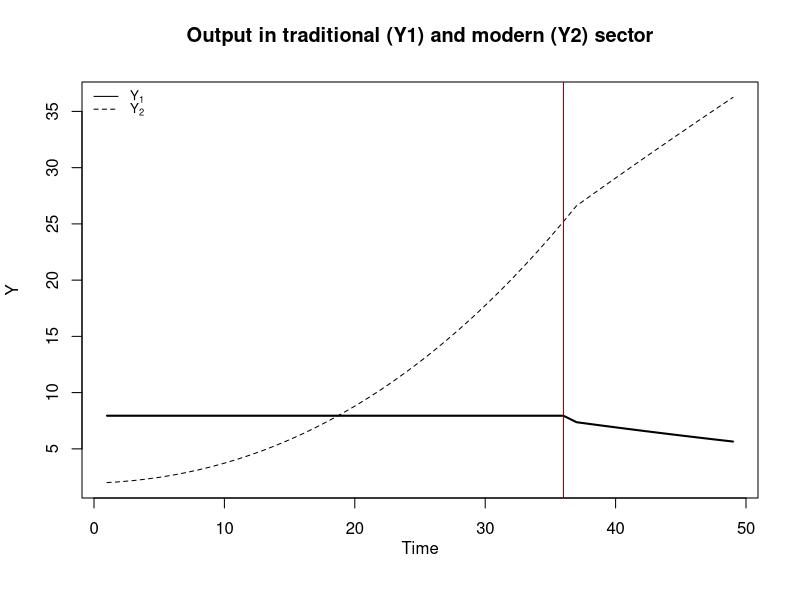
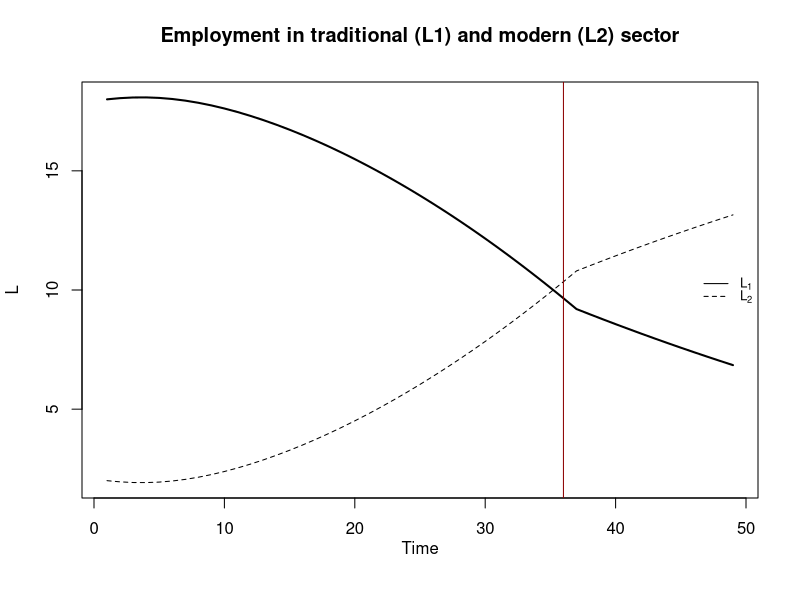
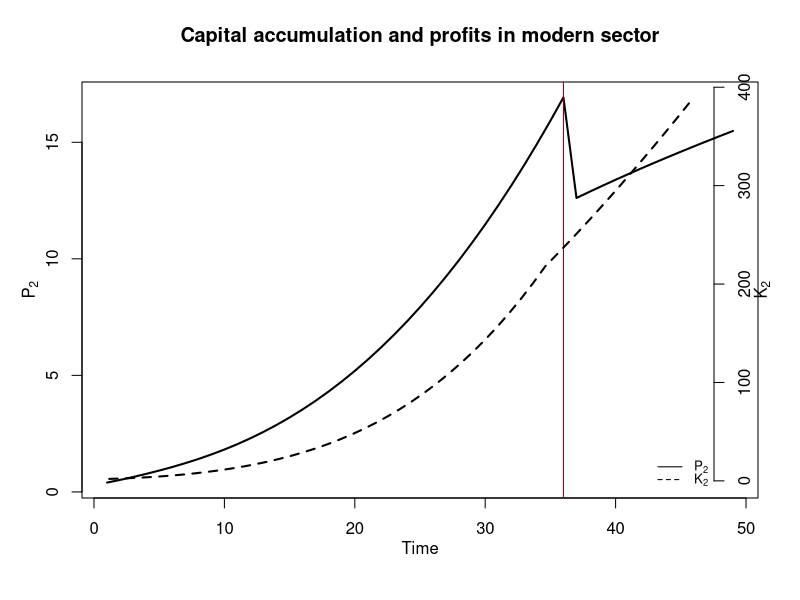
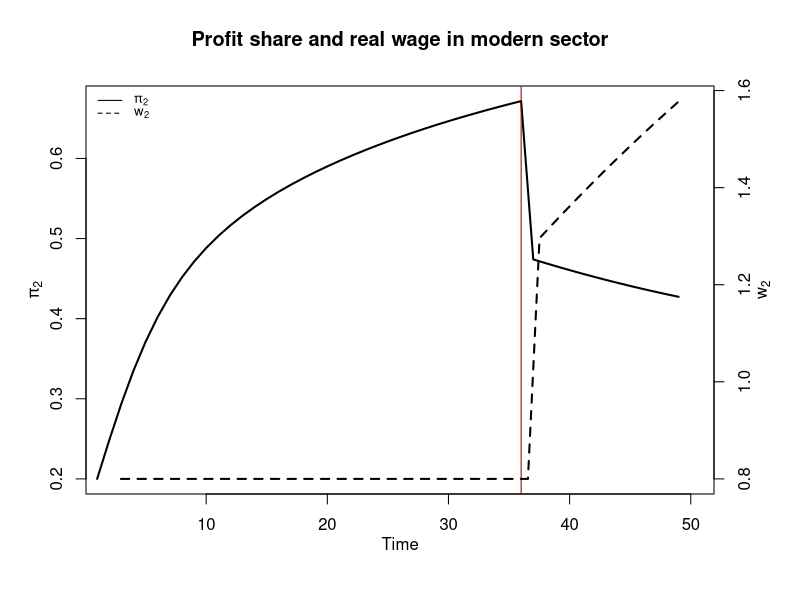
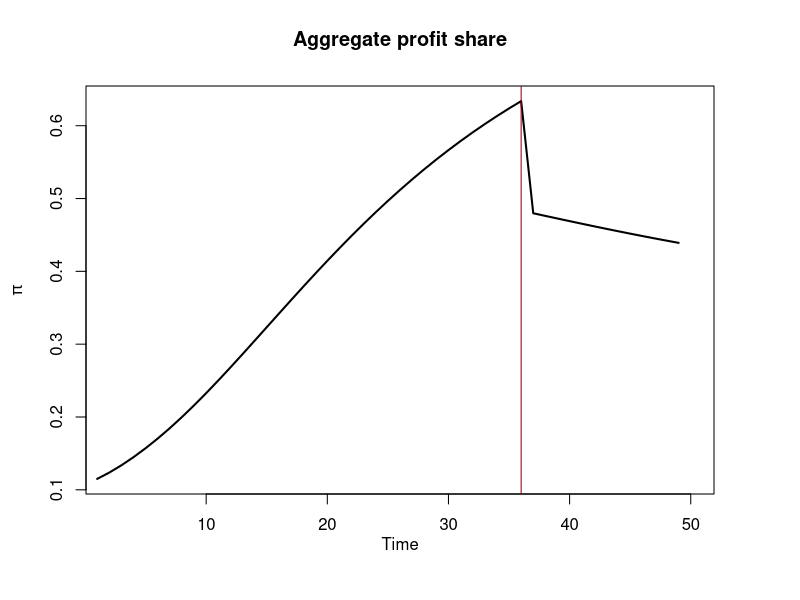
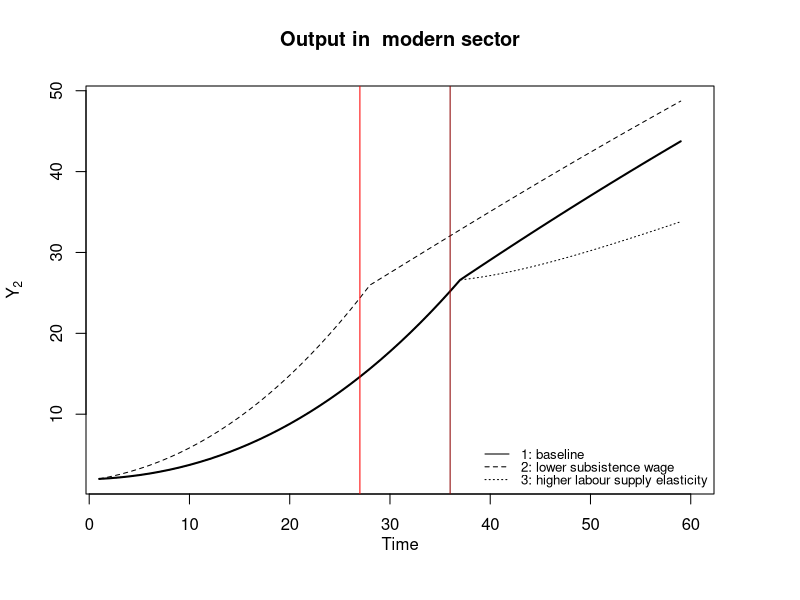
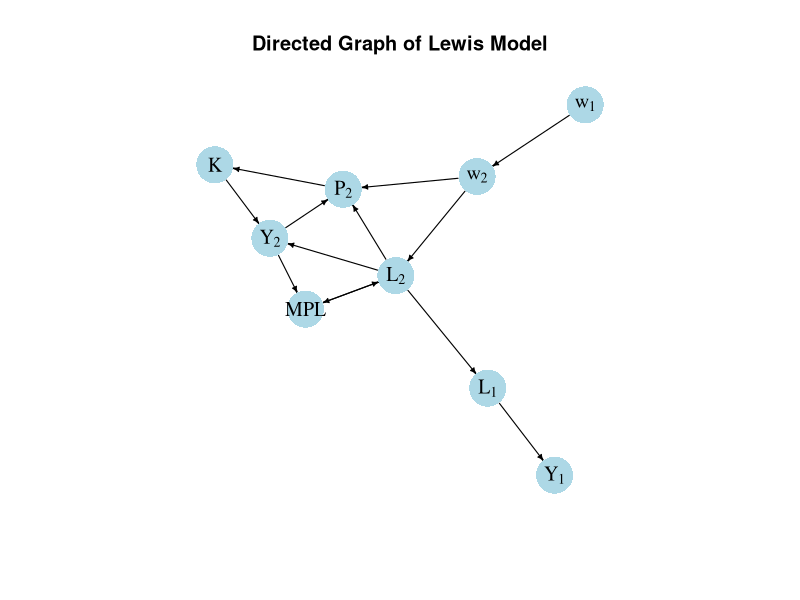

Generate these figures, in order, with R:
## ---- chunk 1
# Clear the environment
rm(list=ls(all=TRUE))

# Set number of periods
Q=250

# Set number of scenarios (including baseline)
S=3

# Set period in which shock/shift will occur
s=1

# Create (S x Q)-matrices that will contain the simulated data
Y1=matrix(data=1,nrow=S,ncol=Q) # Output in sector 1 (traditional)
Y2=matrix(data=1,nrow=S,ncol=Q) # Output in sector 2 (modern)
L1=matrix(data=1,nrow=S,ncol=Q) # employment in sector 1
L2=matrix(data=1,nrow=S,ncol=Q) # employment in sector 2
w2=matrix(data=1,nrow=S,ncol=Q) # real wage sector 2
MPL2 = matrix(data=1, nrow=S, ncol=Q) # marginal product of labour in sector 2
K=matrix(data=1,nrow=S,ncol=Q) # capital stock (only in sector 2)
P2=matrix(data=1,nrow=S,ncol=Q) #  profits in sector 2

# Set fixed parameter values
alpha=0.9 # labour elasticity of output, sector 1
rho=1     # wage premium
L=20      # total labour supply (exogenous)
lambda=10 # employment at which MPL in sector 1 becomes zero
beta=0.7  # labour elasticity of output, sector 2
delta = 0.5  # sensitivity of employment in sector 2 to deviation of MPL2 from w2

# Set baseline parameter values
w1=matrix(data=0.4,nrow=S,ncol=Q) # subsistence real wage sector 1
gamma=matrix(data=0.12, nrow=S, ncol=Q) # labour supply coefficient, sector 2

# Set parameter values for different scenarios
w1[2,s:Q]=0.3         # scenario 2: fall in subsistence wage
gamma[3,s:Q]=0.17     # scenario 3: rise in labour supply elasticity

# Create vectors that will record when the turning point occurs and when the simulation ends
tp = rep(NA, S)
end = rep(NA, S)

# Initialise such that there is surplus labour (L1 > lambda)
L1[,1]= 0.9*L
L2[,1]= L - L1[,1]

# Simulate the model by looping over T time periods for S different scenarios
for (i in 1:S){
  
  # Create flag that will be set to TRUE when the turning point has been reached
  cond = FALSE
  
  # Inititalise time index
  t = 2
  
  # Run the model as long as the number of periods Q hasn't been reached yet and employment in sector 1 is positive 
  while (t <= Q && L1[i, t-1] > 0) {
    
   for (iterations in 1:1000){ 
      
      ## Model equations
      # Output sector1 and wages sector 2
      if (!cond && L1[i, t-1] > lambda) {
      Y1[i,t] = lambda^alpha
      w2[i,t]= w1[i,t]*(1 + rho)
      }
      else{
      Y1[i,t] = (L1[i,t]^alpha)
      w2[i,t]= gamma[i,t]*L2[i,t]
      cond = TRUE # set the flag to TRUE once the condition is violated 
                  #(this prevents the iterations loop from getting trapped between the two conditions)
      }

      # Employment sector 1
      L1[i,t] = L - L2[i,t]
     
      # Output sector 2
      Y2[i,t]=(L2[i,t]^beta)*(K[i,t]^(1-beta))

      # MPL sector 2
      MPL2[i,t] = beta* (Y2[i, t]/L2[i, t]) 
            
      # Employment sector 2 
      L2[i,t] =L2[i, t-1] + delta*(MPL2[i,t-1] - w2[i,t-1])
      
      # Profits sector 2
      P2[i,t]=Y2[i,t] - w2[i,t]*L2[i,t]
      
      # Capital accumulation sector 2
      K[i,t]= K[i,t-1] + P2[i,t-1]

    } # close iterations loop
    
      if (L1[i, t] > lambda) {
        tp[i] = t # record when turning point occurs
      }
    
      if (L1[i, t] <= 0) {
        end[i] = t # record when L1 becomes non-positive, which terminates the simulation
      }
    
    # Update time index  
     t = t + 1

  } # close time loop
} # close scenarios loop

# Calculate profits in S1
P1=Y1 - w1*L1

#Calculate aggregate profit share 
PS=(P1 + P2)/(Y1 + Y2)

# Calculate sectoral profit shares
PS1=(P1)/(Y1)
PS2=(P2)/(Y2)

## ---- chunk 2
#| label: fig-output
#| fig-cap: Output in traditional (Y1) and modern (Y2) sector

# Set start and end periods for plots
Tmax=50
Tmin=2

#Output in the two sectors, baseline
plot(Y1[1, Tmin:Tmax],type="l", col=1, lwd=2, lty=1, xlab="", ylab="Y", ylim=range(Y1[1, Tmin:Tmax],Y2[1, Tmin:Tmax])) 
title(main="Output in traditional (Y1) and modern (Y2) sector", xlab = 'Time',cex=0.8 ,line=2)
lines(Y2[1, Tmin:Tmax],lty=2)
abline(v = tp[1], col = "darkred")
legend("topleft", legend=c(expression(Y[1]), expression(Y[2])),
       lty=1:2, cex=0.8, bty = "n", y.intersp=0.8)

## ---- chunk 3
#| label: fig-employment
#| fig-cap: Employment in traditional (L1) and modern (L2) sector

#Employment in the two sectors, baseline
plot(L1[1, Tmin:Tmax],type="l", col=1, lwd=2, lty=1, xlab="", ylab="L", ylim=range(L1[1, Tmin:Tmax],L2[1, Tmin:Tmax])) 
title(main="Employment in traditional (L1) and modern (L2) sector", xlab = 'Time',cex=0.8 ,line=2)
lines(L2[1, Tmin:Tmax],lty=2)
abline(v = tp[1], col = "darkred")
legend("right", legend=c(expression(L[1]), expression(L[2])),
       lty=1:2, cex=0.8, bty = "n", y.intersp=0.8)

## ---- chunk 4
#| label: fig-capacc
#| fig-cap: Capital accumulation and profits in modern sector

#Profits and capital accumulation in manufacturing, baseline
plot(P2[1, Tmin:Tmax],type="l", col=1, lwd=2, lty=1, xlab="", ylab="", ylim=range(P2[1, Tmin:Tmax])) 
title(main="Capital accumulation and profits in modern sector", ylab = expression(P[2]), xlab = 'Time', cex=0.8, line=2)
abline(v = tp[1], col = "darkred")
par(mar = c(5, 4, 4, 4) + 0.3)
par(new = TRUE)
plot(K[1, Tmin:Tmax],type="l", col=1, lwd=2, lty=2, font.main=1,cex.main=1,ylab = '', axes=FALSE,
     xlab = '',ylim = range(K[1, Tmin:Tmax]),cex.axis=1,cex.lab=0.75)
axis(side = 4, at = pretty(range(K[1, Tmin:Tmax])))  
mtext(expression(K[2]), side = 4, line = 2)
legend("bottomright", legend=c(expression(P[2]), expression(K[2])),
       lty=1:2, cex=0.8, bty = "n", y.intersp=0.8)

## ---- chunk 5
#| label: fig-wage
#| fig-cap: Real wage and profit share in modern sector

# Real wage and profit share in manufacturing
plot(PS2[1, Tmin:Tmax],type="l", col=1, lwd=2, lty=1, xlab="", ylab="", xlim=range(Tmin:Tmax), ylim=range(PS2[1, Tmin:Tmax])) 
title(main="Profit share and real wage in modern sector",ylab = expression(pi[2]), xlab = 'Time', cex=0.8, line=2)
abline(v = tp[1], col = "darkred")
par(mar = c(5, 4, 4, 4) + 0.3)
par(new = TRUE)
plot(w2[1, Tmin:Tmax],type="l", col=1, lwd=2, lty=2, font.main=1,cex.main=1,ylab = '', axes=FALSE, xlim=range(0:Tmax),
     xlab = '', ylim = range(w2[1, Tmin:Tmax]), cex.axis=1,cex.lab=0.75)
axis(side = 4, at = pretty(range(w2[1, Tmin:Tmax])))  
mtext(expression(w[2]), side = 4, line = 2)
legend("topleft", legend=c(expression(pi[2]), expression(w[2])),
       lty=1:2, cex=0.8, bty = "n", y.intersp=0.8)

## ---- chunk 6
#| label: fig-profshare
#| fig-cap: Aggregate profit share

# Aggregate profit share
plot(PS[1, Tmin:Tmax],type="l", col=1, lwd=2, lty=1, xlab="", ylab=expression(pi), xlim=range(Tmin:Tmax), ylim=range(PS[1, Tmin:Tmax])) 
title(main="Aggregate profit share",ylab = '', xlab = 'Time', cex=0.8, line=2)
abline(v = tp[1], col = "darkred")

## ---- chunk 7
#| label: fig-scen2
#| fig-cap: Output in modern sector under different scenarios

Tmax=60
plot(Y2[1, Tmin:Tmax],type="l", col=1, lwd=2, lty=1, xlim=range(Tmin:Tmax), xlab="", ylab=expression(Y[2]), ylim=range(Y2[1, Tmin:Tmax],Y2[2, Tmin:Tmax])) 
title(main="Output in  modern sector", xlab = 'Time',cex=0.8 ,line=2)
lines(Y2[2, Tmin:Tmax],lty=2)
lines(Y2[3, Tmin:Tmax],lty=3)
abline(v = tp[1], col = "darkred")
abline(v = tp[2], col = "red")
legend("bottomright", legend=c("1: baseline", "2: lower subsistence wage", "3: higher labour supply elasticity"),
       lty=1:3, cex=0.8, bty = "n", y.intersp=0.8)
## ---- chunk 8
## Create directed graph
# Construct auxiliary Jacobian matrix for 9 variables: 

#              Y1,Y2,L1,L2,w1,w2,P2,K, MPL2
M_mat=matrix(c(0, 0, 1, 0, 0, 0, 0, 0, 0,
               0, 0, 0, 1, 0, 0, 0, 1, 0,
               0, 0, 0, 1, 0, 0, 0, 0, 0, 
               0, 0, 0, 0, 0, 1, 0, 0, 1, 
               0, 0, 0, 0, 0, 0, 0, 0, 0,
               0, 0, 0, 0, 1, 0, 0, 0, 0,
               0, 1, 0, 1, 0, 1, 0, 0, 0,
               0, 0, 0, 0, 0, 0, 1, 0, 0,
               0, 1, 0, 1, 0, 0, 0, 0, 0), 9, 9, byrow=TRUE)

# Create adjacency matrix from transpose of auxiliary Jacobian 
A_mat=t(M_mat)

# Create directed graph from adjacency matrix
library(igraph)
dg= graph_from_adjacency_matrix(A_mat, mode="directed", weighted= NULL)

# Define node labels
V(dg)$name=c(expression(Y[1]), expression(Y[2]), expression(L[1]), expression(L[2]), 
             expression(w[1]), expression(w[2]), expression(P[2]), "K", "MPL")

# Plot directed graph
plot(dg, main="Directed Graph of Lewis Model", vertex.size=20, vertex.color="lightblue", 
     vertex.label.color="black", edge.arrow.size=0.3, edge.width=1.1, edge.size=1.2,
     edge.arrow.width=1.2, edge.color="black", vertex.label.cex=1.2, 
     vertex.frame.color="NA", margin=-0.08)
## ---- chunk 9
### Examine stability before the turning point (here for the baseline scenario only)

# Construct Jacobian matrix before the turning point 
J=matrix(c(1 + delta*beta*(beta-1)*(L2[1,tp[1]-1]^(beta-2))*(K[1,tp[1]-1]^(1-beta)), 
           delta*beta*(1-beta)*(L2[1,tp[1]-1]^(beta-1))*(K[1,tp[1]-1]^(-beta)),
           beta*(L2[1,tp[1]-1]^(beta-1))*(K[1,tp[1]-1]^(1-beta)) - w2[1,tp[1]-1],
           1 + (1-beta)*(L2[1,tp[1]-1]^(beta))*(K[1,tp[1]-1]^(-beta))), 
          2, 2, byrow=TRUE)

# Obtain eigenvalues
ev=eigen(J)
(values = ev$values)

# Obtain determinant and trace
(det=det(J))      # determinant
(tr=sum(diag(J))) # trace

#Check stability conditions
print(1+tr+det>0)
print(1-tr+det>0)
print(1-det>0)

# Check simplified stability condition
print(w2[1,(tp[1]-1)] - Y2[1,(tp[1]-1)]/L2[1,(tp[1]-1)] >0)
